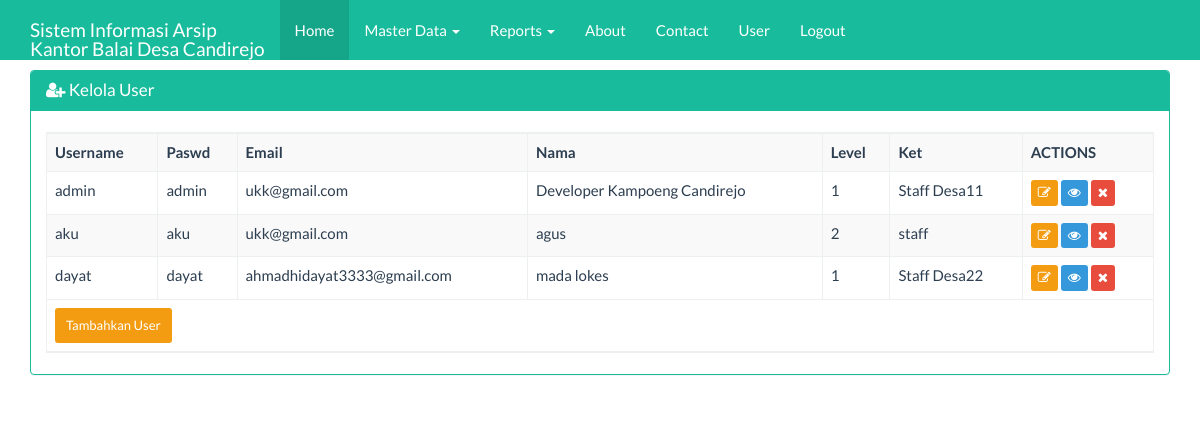
The page /index_admin.php?page=user&actions=tampil (signed in) on the database its author committed.
### tables this page shows
CREATE TABLE `user` (
  `username` varchar(25) NOT NULL,
  `paswd` varchar(50) NOT NULL,
  `email` varchar(50) NOT NULL,
  `nama` varchar(50) NOT NULL,
  `level` int(1) NOT NULL,
  `ket` varchar(50) NOT NULL
);

### views/user_tampil.php (the view, shortened to what this page needs)
<div class="container">
    <div class="row">
        <div class="col-xs-12">
            <div class="panel panel-success">
                <div class="panel-heading">
                    <h3 class="panel-title"><span class="fa fa-user-plus"></span> Kelola User</h3>
                </div>
                <div class="panel-body">
                    <table id="dtskripsi" class="table table-bordered table-striped table-hover">
                        <tbody>
                          <tr>
                              <th>Username</th><th>Paswd</th><th>Email</th><th>Nama</th><th>Level</th><th>Ket</th><th>ACTIONS</th>
                          </tr>
                            <?php
                            $sql = "SELECT * FROM user";
                            $query = mysqli_query($koneksi, $sql) or die("SQL Anda Salah");
                            while ($data = mysqli_fetch_array($query)) {
                                ?>
                                <tr>
									<td><?= $data['username'] ?></td>
                                    <td><?= $data['paswd'] ?></td>
									<td><?= $data['email'] ?></td>
                                    <td><?= $data['nama'] ?></td>
                                    <td><?= $data['level'] ?> </td>
                                    <td><?= $data['ket'] ?> </td>
                                    <td>
                                        <a href="?page=user&actions=edit&uid=<?= $data['username'] ?>" class="btn btn-warning btn-xs">
                                            <span class="fa fa-edit"></span>
                                        </a>
                                         <a href="?page=user&actions=detail&username=<?= $data['username'] ?>" class="btn btn-info btn-xs">
                                            <span class="fa fa-eye"></span>
                                        </a>
                                        <a href="?page=user&actions=delete&username=<?= $data['username'] ?>" class="btn btn-danger btn-xs">
                                            <span class="fa fa-remove"></span>
                                        </a>
                                    </td>
                                </tr>
                             <?php } ?>
                        </tbody>
                        <tfoot>
                            <tr>
                                <td colspan="7">
                                    <a href="?page=user&actions=tambah" class="btn btn-warning btn-sm">
                                        Tambahkan User
                    </table>
                </div>
            </div>
        </div>
    </div>
</div>

### index_admin.php (style rules this page uses)
body { margin-top:70px; }

### rows shown on the page
user: username "admin", paswd "admin", email "ukk@gmail.com", nama "Developer Kampoeng Candirejo", level "1", ket "Staff Desa11"
user: username "aku", paswd "aku", email "ukk@gmail.com", nama "agus", level "2", ket "staff"
user: username "dayat", paswd "dayat", email "ahmadhidayat3333@gmail.com", nama "mada lokes", level "1", ket "Staff Desa22"
